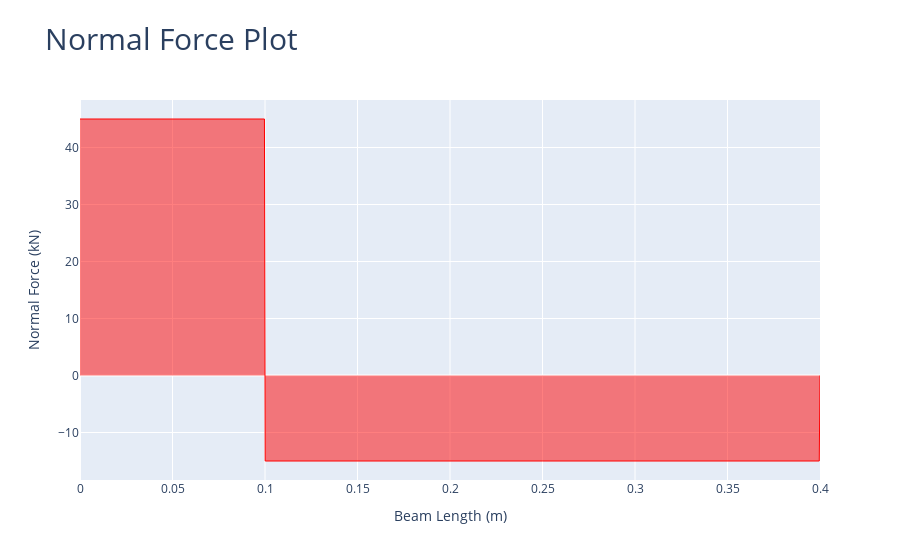

The code cell stored with this chart in its notebook:
### Markdown cell above
## 6. AXIAL LOADED INDETERMINATE BEAM (Ex 4.13 Hibbeler)

### Code cell
##AXIAL LOADED INDETERMINATE BEAM (Ex 4.13 Hibbeler)
## A rod with constant EA has a force of 60kN applied at x =0.1, and the beam has fixed supports at x=0, and x =0.4. Determine the reactino forces.

beam = Beam(0.4)

a = Support()
b = Support(0.4)

load_1 = PointLoadH(-60, 0.1)

beam.add_supports(a,b)
beam.add_loads(load_1)

beam.analyse()
beam.plot_normal_force()

### Figure 1 — Plotly figure (JSON) as saved in the notebook; plotly's stock layout.template omitted (floating-point values rounded to 4 significant figures; data arrays with more than 128 entries replaced by an {"elided": "..."} marker saying what was removed)
{"data": [{"fill": "tozeroy", "hovertemplate": "%{x:.3f} <br>%{y:.3f} ", "line": {"color": "red", "width": 1}, "mode": "lines", "name": "Normal Force", "type": "scatter", "x": {"elided": "1000 float values"}, "y": {"elided": "1000 int values"}}], "layout": {"title": {"font": {"size": 30}, "text": "Normal Force Plot"}, "xaxis": {"title": {"text": "Beam Length (m)"}}, "yaxis": {"title": {"text": "Normal Force (kN)"}}}}
